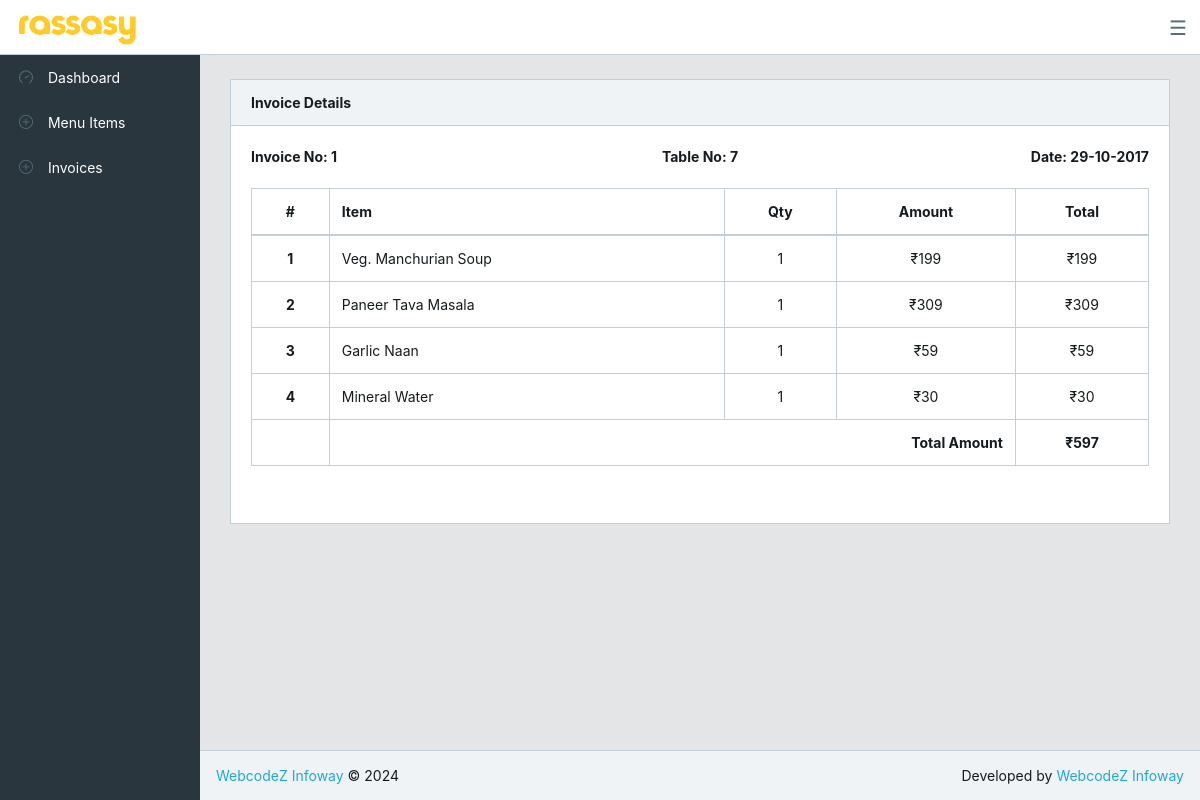
Page /trash/view_invoice.php?id=1 (signed in) on the committed database.
### tables this page shows
CREATE TABLE `invoices` (
  `i_id` int(11) NOT NULL,
  `i_table_no` varchar(11) NOT NULL,
  `i_discount_percent` int(3) NOT NULL,
  `i_discount_remarks` varchar(255) NOT NULL,
  `i_tax_percent` int(3) NOT NULL,
  `i_amount` int(11) NOT NULL,
  `i_total_amount_payable` int(11) NOT NULL,
  `i_created_at` datetime NOT NULL
);

CREATE TABLE `menu_items` (
  `mi_id` int(11) NOT NULL,
  `mi_title` text NOT NULL,
  `mi_amount` varchar(11) NOT NULL,
  `mi_isActive` tinyint(1) NOT NULL DEFAULT 1
);

CREATE TABLE `invoice_items` (
  `ii_id` int(11) NOT NULL,
  `ii_i_id` int(11) NOT NULL,
  `ii_m_id` int(11) NOT NULL,
  `ii_qty` int(11) NOT NULL
);

### trash/view_invoice.php (the view, shortened to what this page needs)
<?php require_once('inc/common.php');
$invoice_id = mysqli_real_escape_string($conn, $_GET['id']);
$q = "SELECT * FROM invoices, invoice_items, menu_items WHERE invoices.i_id = invoice_items.ii_i_id AND menu_items.mi_id = invoice_items.ii_m_id AND invoices.i_id = ".$invoice_id;
if($res = mysqli_query($conn, $q)){
    $res2 = mysqli_query($conn, $q);
    $row2 = mysqli_fetch_assoc($res2);
    extract($row2);
} else {
    header('location:index.php');
    die('Error');
}
?><!DOCTYPE html>
<html lang="en">
<head>
    <link href="css/font-awesome.min.css" rel="stylesheet">
    <link href="css/simple-line-icons.css" rel="stylesheet">
    <link href="https://cdnjs.cloudflare.com/ajax/libs/select2/4.0.3/css/select2.min.css" rel="stylesheet" />
    <link href="css/style.css" rel="stylesheet">
</head>
<body class="app header-fixed sidebar-fixed aside-menu-fixed aside-menu-hidden">
    <header class="app-header navbar">
        <a class="navbar-brand" href="#"></a>
        <button class="navbar-toggler sidebar-minimizer d-md-down-none" type="button">☰</button>
    </header>
    <div class="app-body">
        <?php require_once('inc/sidebar.php'); ?>
        <main class="main" id="app">
            <div class="container-fluid mt-4" >
                <div class="row">
                    <div class="col-sm-12">
                            <div class="card">
                                <div class="card-header">
                                    <strong>Invoice Details</strong>
                                </div>
                                <div class="card-block">
                                    <div class="row">
                                        <div class="col"><strong> Invoice No: <?php echo $i_id; ?></strong></div>
										<div class="col text-center"><strong> Table No: <?php echo $i_table_no; ?></strong></div>
                                        <div class="col text-right"><strong> Date: <?php echo date('d-m-Y', strtotime($i_created_at)); ?></strong></div>
                                    </div>
                                    <br>
                                    <table id="allItemsTable" class="table table-hover table-bordered text-center">
                                        <thead>
                                            <tr>
                                            <th class="text-center w-10">#</th>
                                            <th class="text-left w-60">Item</th>
                                            <th class="text-center w-10">Qty</th>
                                            <th class="text-center w-10">Amount</th>
                                            <th class="text-center w-10">Total</th>
                                            </tr>
                                        </thead>
                                        <tfoot>
                                            <tr>
                                                <th></th>
                                                <th class="text-right" colspan="3">Total Amount</th>
                                                <th class="text-center">₹<?php echo $i_amount; ?></th>
                                            </tr>
                                        </tfoot>
                                        <tbody>
                                            <?php
                                                $index = 1;
                                                while($row = mysqli_fetch_assoc($res)){
                                                    echo '
                                                    <tr>
                                                    <td class="align-middle"><strong>'.$index++.'</strong></td>
                                                    <td class="text-left align-middle">'. $row["mi_title"] .'</td>
                                                    <td class="align-middle">'. $row["ii_qty"] .'</td>
                                                    <td class="align-middle">₹'. $row["mi_amount"] .'</td>
                                                    <td class="align-middle">₹'. $row["mi_amount"] * $row["ii_qty"] .'</td>
                                                    </tr>
                                                    ';
                                                }
                                            ?>
                                        </tbody>
                                    </table>
                                    <br>
                                </div>
                            </div>
                    </div>
                </div>
            </div>
            <br>
            <br>
            <br>
            <br>
            <br>
            <br>
            <br>
            <br>
            <br>
        </main>
    </div>
    <footer class="app-footer">
        <a href="http://wcodez.com">WebcodeZ Infoway</a> © <?php echo date('Y'); ?>
        <span class="float-right">Developed by <a href="http://wcodez.com">WebcodeZ Infoway</a>
        </span>
    </footer>
</body>
</html>

### trash/inc/sidebar.php
<div class="sidebar">
    <nav class="sidebar-nav">
        <ul class="nav">
            <li class="nav-item">
                <a class="nav-link" href="index.php"><i class="icon-speedometer"></i> Dashboard <span class="badge badge-primary"></span></a>
            </li>
            <li class="nav-item">
                <a class="nav-link" href="add-menu-item.php"><i class="icon-plus"></i> Menu Items <span class="badge badge-primary"></span></a>
            </li>
            <li class="nav-item">
                <a class="nav-link" href="invoices.php"><i class="icon-plus"></i> Invoices <span class="badge badge-primary"></span></a>
            </li>
        </ul>
    </nav>
</div>

### rows in the picture
invoices: i_id "1", i_table_no "7", i_created_at "29-10-2017", i_amount "597", menu_items.mi_title "Veg. Manchurian Soup", invoice_items.ii_qty "1", menu_items.mi_amount "199", menu_items.mi_title "Paneer Tava Masala", menu_items.mi_amount "309", menu_items.mi_title "Garlic Naan", menu_items.mi_amount "59", menu_items.mi_title "Mineral Water", menu_items.mi_amount "30"
